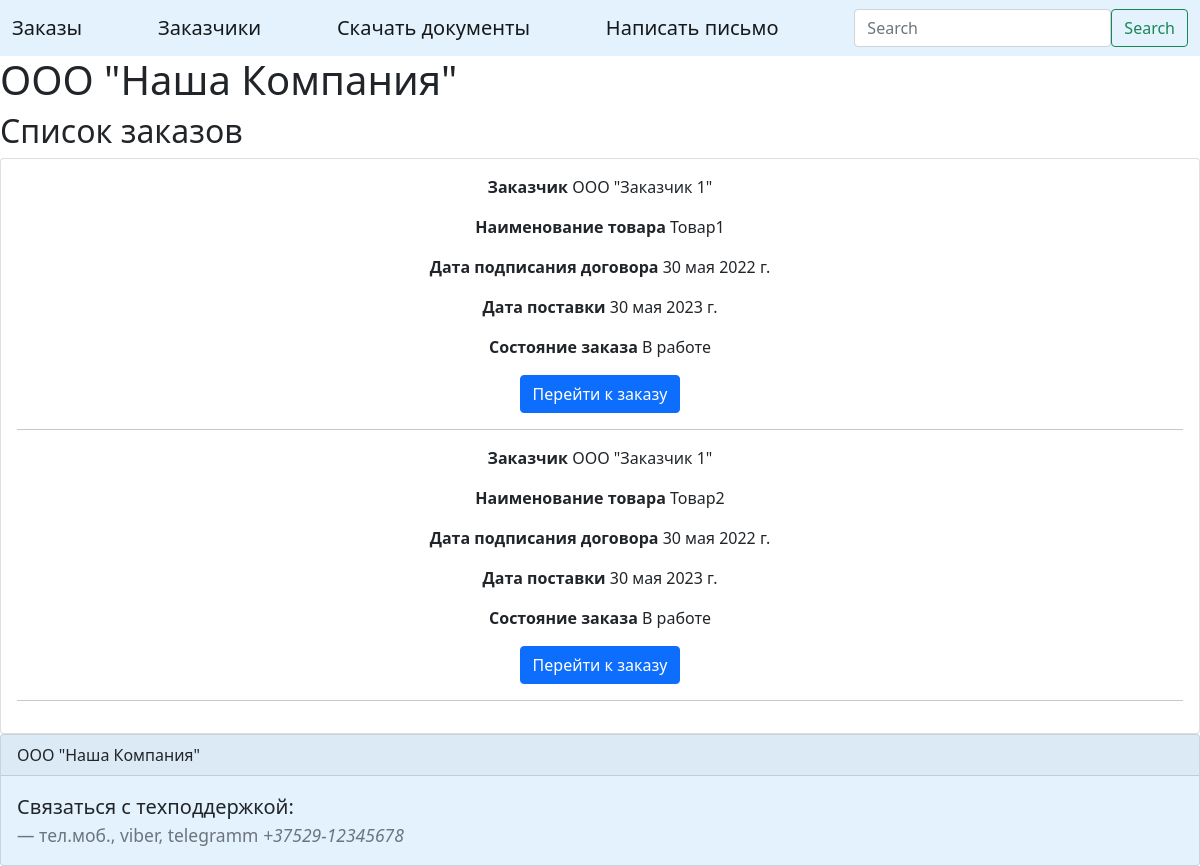
The page / on the database its author committed.
### ordering/models.py (models this page shows, shortened)
class Orders(models.Model):
    customers = models.ForeignKey(Customers, on_delete=models.PROTECT, verbose_name='Заказчик')
    name_of_goods = models.CharField(max_length=150, verbose_name='Наименование товара')
    date_of_contract = models.DateField(verbose_name='Дата подписания договора')
    date_of_delivery = models.DateField(verbose_name='Дата поставки')
    contract_status = models.CharField(max_length=150, verbose_name='Состояние заказа')
    class Meta:
        verbose_name = 'Заказ'
        verbose_name_plural = 'Заказы'
        ordering = ['-date_of_contract']

class Customers(models.Model):
    customers_mame = models.CharField(max_length=150, verbose_name='Наименование заказчика')
    customers_contact_person = models.CharField(max_length=250, verbose_name='Контактное лицо')
    customers_address = models.CharField(max_length=150, verbose_name='Адрес заказчика')
    def __str__(self):
        return self.customers_mame
    class Meta:
        verbose_name = 'Заказчик'
        verbose_name_plural = 'Заказчики'
        ordering = ['customers_mame']

### ordering/views.py (the view)
# urls.py: path('', views.index, name='orders'),
def index(request):
    orders = models.Orders.objects.all()
    context = {
        'orders': orders,
    }
    return render(request, 'index.html', {'context': context})

### ordering/templates/index.html (shortened to what this page needs)
{% extends 'base.html' %}
{% block content %}
<h2>Список заказов</h2>
<div class="card text-center">
    <div class="card-body">
        {% for order in context.orders %}
        <p class="card-text"><b>Заказчик</b> {{ order.customers }}</p>
        <p class="card-text"><b>Наименование товара</b> {{ order.name_of_goods }}</p>
        <p class="card-text"><b>Дата подписания договора</b> {{ order.date_of_contract }}</p>
        <p class="card-text"><b>Дата поставки</b> {{ order.date_of_delivery }}</p>
        <p class="card-text"><b>Состояние заказа</b> {{ order.contract_status }}</p>
        <a href={% url 'order_detail' order_id=order.id %} class="btn btn-primary">Перейти к заказу</a>
        <hr>
        {% endfor %}
    </div>
</div>
{% endblock %}

### ordering/static/styles.css (style rules this page uses)
.card-body { background-color: efefef; }

### rows shown on the page
Orders: customers "ООО \"Заказчик 1\"", name_of_goods "Товар1", date_of_contract "30 мая 2022 г.", date_of_delivery "30 мая 2023 г.", contract_status "В работе"
Orders: customers "ООО \"Заказчик 1\"", name_of_goods "Товар2", date_of_contract "30 мая 2022 г.", date_of_delivery "30 мая 2023 г.", contract_status "В работе"
